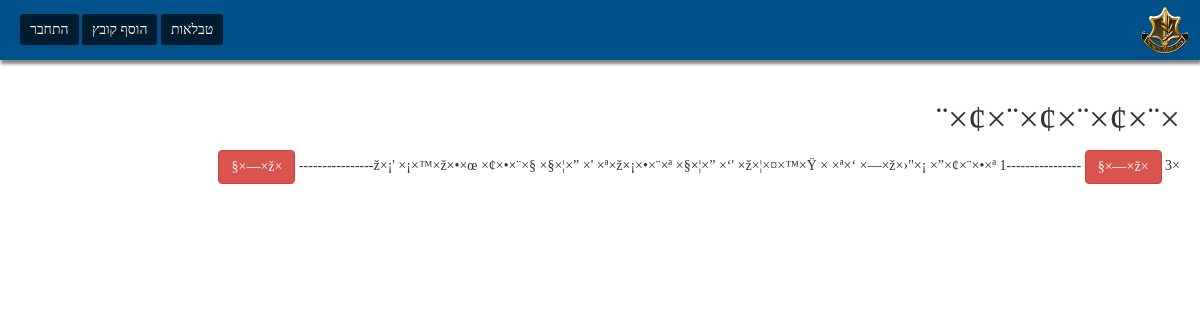
Screenshot of /table.php?id=8 with the database file from the repository.
### tables this page shows
CREATE TABLE `tables` (
  `id` int(11) NOT NULL,
  `title` varchar(999) NOT NULL,
  `html` text NOT NULL,
  `user_id` int(11) NOT NULL,
  `date` timestamp NOT NULL DEFAULT CURRENT_TIMESTAMP
);

### table.php (the view, shortened to what this page needs)
<?php
    require 'config.php';
    if (isset($_GET['id'])) {
        $table_id = $_GET['id'];
        $table_details = $conn->query("SELECT * FROM `tables` WHERE `id` = {$table_id}")->fetch();
    } else {
        header("Location: index.php");
    }
?>
<!DOCTYPE html>
<html lang="en" dir="RTL">
    <head>
        <link rel="stylesheet" href="style.css">
        <link rel="stylesheet" href="toast.css">
        <link rel="stylesheet" href="bootstrap.css">
    </head>
    <body>
        <?php include 'nav.php'; ?>
        <div class="site-wrap">
            <h1><?php echo $table_details['title']; ?></h1>
            <div id="table">
                <?php echo html_entity_decode($table_details['html']); ?>
            </div>
        </div>
    </body>
</html>

### style.css (style rules this page uses)
* { padding: 0px; margin: 0px; font-family: tahoma; }
body { background-color: #F8F8FA; }
.site-wrap { padding: 20px; }

### rows the page displays
tables: title "×¨×¢×¨×¢×¨×¢×¨", html "×ž×¡' ×¡×™×ž×•×œ ×¢×•×¨×§ ×§×¦×” ×' ×ª×ž×¡×•×¨×ª ×§×¦×” ×‘' ×ž×¦×¤×™×Ÿ × ×ª×‘ ×—×ž×›\"×¡ ×”×¢×¨×•×ª 1 -- -- -- -- -- -- -- -- ×ž×—×§ 3 -- -- -- -- -- -- -- -- ×ž×—×§"
